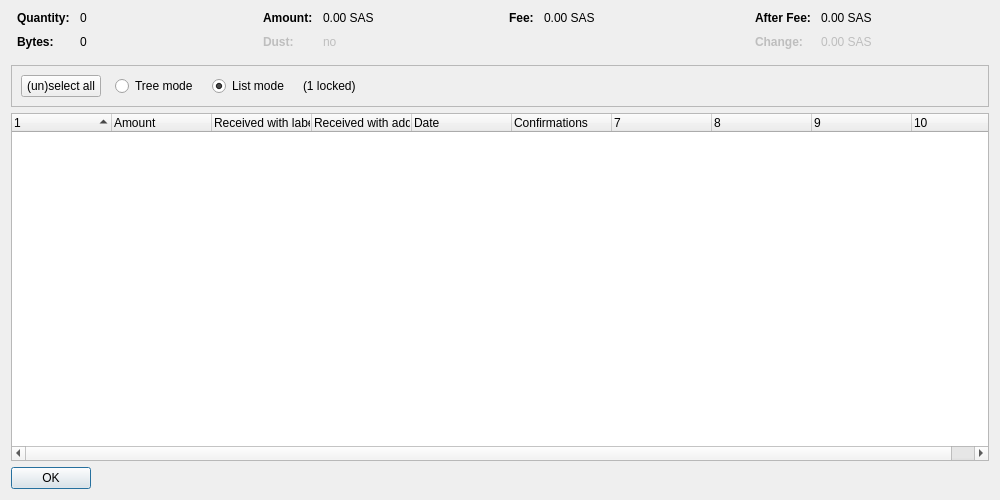
<?xml version="1.0" encoding="UTF-8"?>
<ui version="4.0">
 <class>CoinControlDialog</class>
 <widget class="QDialog" name="CoinControlDialog">
  <property name="geometry">
   <rect>
    <x>0</x>
    <y>0</y>
    <width>1000</width>
    <height>500</height>
   </rect>
  </property>
  <property name="windowTitle">
   <string>Coin Selection</string>
  </property>
  <layout class="QVBoxLayout" name="verticalLayout">
   <item>
    <layout class="QHBoxLayout" name="horizontalLayoutTop" stretch="0,0,0,0">
     <property name="topMargin">
      <number>0</number>
     </property>
     <property name="bottomMargin">
      <number>10</number>
     </property>
     <item>
      <layout class="QFormLayout" name="formLayoutCoinControl1">
       <property name="horizontalSpacing">
        <number>10</number>
       </property>
       <property name="verticalSpacing">
        <number>10</number>
       </property>
       <property name="leftMargin">
        <number>6</number>
       </property>
       <property name="rightMargin">
        <number>6</number>
       </property>
       <item row="0" column="0">
        <widget class="QLabel" name="labelCoinControlQuantityText">
         <property name="font">
          <font>
           <weight>75</weight>
           <bold>true</bold>
          </font>
         </property>
         <property name="text">
          <string>Quantity:</string>
         </property>
        </widget>
       </item>
       <item row="0" column="1">
        <widget class="QLabel" name="labelCoinControlQuantity">
         <property name="cursor">
          <cursorShape>IBeamCursor</cursorShape>
         </property>
         <property name="contextMenuPolicy">
          <enum>Qt::ActionsContextMenu</enum>
         </property>
         <property name="text">
          <string notr="true">0</string>
         </property>
         <property name="textInteractionFlags">
          <set>Qt::LinksAccessibleByMouse|Qt::TextSelectableByKeyboard|Qt::TextSelectableByMouse</set>
         </property>
        </widget>
       </item>
       <item row="1" column="0">
        <widget class="QLabel" name="labelCoinControlBytesText">
         <property name="font">
          <font>
           <weight>75</weight>
           <bold>true</bold>
          </font>
         </property>
         <property name="text">
          <string>Bytes:</string>
         </property>
        </widget>
       </item>
       <item row="1" column="1">
        <widget class="QLabel" name="labelCoinControlBytes">
         <property name="cursor">
          <cursorShape>IBeamCursor</cursorShape>
         </property>
         <property name="contextMenuPolicy">
          <enum>Qt::ActionsContextMenu</enum>
         </property>
         <property name="text">
          <string notr="true">0</string>
         </property>
         <property name="textInteractionFlags">
          <set>Qt::LinksAccessibleByMouse|Qt::TextSelectableByKeyboard|Qt::TextSelectableByMouse</set>
         </property>
        </widget>
       </item>
      </layout>
     </item>
     <item>
      <layout class="QFormLayout" name="formLayoutCoinControl2">
       <property name="horizontalSpacing">
        <number>10</number>
       </property>
       <property name="verticalSpacing">
        <number>10</number>
       </property>
       <property name="leftMargin">
        <number>6</number>
       </property>
       <property name="rightMargin">
        <number>6</number>
       </property>
       <item row="0" column="0">
        <widget class="QLabel" name="labelCoinControlAmountText">
         <property name="font">
          <font>
           <weight>75</weight>
           <bold>true</bold>
          </font>
         </property>
         <property name="text">
          <string>Amount:</string>
         </property>
        </widget>
       </item>
       <item row="0" column="1">
        <widget class="QLabel" name="labelCoinControlAmount">
         <property name="cursor">
          <cursorShape>IBeamCursor</cursorShape>
         </property>
         <property name="contextMenuPolicy">
          <enum>Qt::ActionsContextMenu</enum>
         </property>
         <property name="text">
          <string notr="true">0.00 SAS</string>
         </property>
         <property name="textInteractionFlags">
          <set>Qt::LinksAccessibleByMouse|Qt::TextSelectableByKeyboard|Qt::TextSelectableByMouse</set>
         </property>
        </widget>
       </item>
       <item row="1" column="0">
        <widget class="QLabel" name="labelCoinControlLowOutputText">
         <property name="enabled">
          <bool>false</bool>
         </property>
         <property name="font">
          <font>
           <weight>75</weight>
           <bold>true</bold>
          </font>
         </property>
         <property name="text">
          <string>Dust:</string>
         </property>
        </widget>
       </item>
       <item row="1" column="1">
        <widget class="QLabel" name="labelCoinControlLowOutput">
         <property name="enabled">
          <bool>false</bool>
         </property>
         <property name="cursor">
          <cursorShape>IBeamCursor</cursorShape>
         </property>
         <property name="contextMenuPolicy">
          <enum>Qt::ActionsContextMenu</enum>
         </property>
         <property name="text">
          <string notr="true">no</string>
         </property>
         <property name="textInteractionFlags">
          <set>Qt::LinksAccessibleByMouse|Qt::TextSelectableByKeyboard|Qt::TextSelectableByMouse</set>
         </property>
        </widget>
       </item>
      </layout>
     </item>
     <item>
      <layout class="QFormLayout" name="formLayoutCoinControl3">
       <property name="horizontalSpacing">
        <number>10</number>
       </property>
       <property name="verticalSpacing">
        <number>10</number>
       </property>
       <property name="leftMargin">
        <number>6</number>
       </property>
       <property name="rightMargin">
        <number>6</number>
       </property>
       <item row="0" column="0">
        <widget class="QLabel" name="labelCoinControlFeeText">
         <property name="font">
          <font>
           <weight>75</weight>
           <bold>true</bold>
          </font>
         </property>
         <property name="text">
          <string>Fee:</string>
         </property>
        </widget>
       </item>
       <item row="0" column="1">
        <widget class="QLabel" name="labelCoinControlFee">
         <property name="cursor">
          <cursorShape>IBeamCursor</cursorShape>
         </property>
         <property name="contextMenuPolicy">
          <enum>Qt::ActionsContextMenu</enum>
         </property>
         <property name="text">
          <string notr="true">0.00 SAS</string>
         </property>
         <property name="textInteractionFlags">
          <set>Qt::LinksAccessibleByMouse|Qt::TextSelectableByKeyboard|Qt::TextSelectableByMouse</set>
         </property>
        </widget>
       </item>
      </layout>
     </item>
     <item>
      <layout class="QFormLayout" name="formLayoutCoinControl4">
       <property name="horizontalSpacing">
        <number>10</number>
       </property>
       <property name="verticalSpacing">
        <number>10</number>
       </property>
       <property name="leftMargin">
        <number>6</number>
       </property>
       <property name="rightMargin">
        <number>6</number>
       </property>
       <item row="0" column="0">
        <widget class="QLabel" name="labelCoinControlAfterFeeText">
         <property name="font">
          <font>
           <weight>75</weight>
           <bold>true</bold>
          </font>
         </property>
         <property name="text">
          <string>After Fee:</string>
         </property>
        </widget>
       </item>
       <item row="0" column="1">
        <widget class="QLabel" name="labelCoinControlAfterFee">
         <property name="cursor">
          <cursorShape>IBeamCursor</cursorShape>
         </property>
         <property name="contextMenuPolicy">
          <enum>Qt::ActionsContextMenu</enum>
         </property>
         <property name="text">
          <string notr="true">0.00 SAS</string>
         </property>
         <property name="textInteractionFlags">
          <set>Qt::LinksAccessibleByMouse|Qt::TextSelectableByKeyboard|Qt::TextSelectableByMouse</set>
         </property>
        </widget>
       </item>
       <item row="1" column="0">
        <widget class="QLabel" name="labelCoinControlChangeText">
         <property name="enabled">
          <bool>false</bool>
         </property>
         <property name="font">
          <font>
           <weight>75</weight>
           <bold>true</bold>
          </font>
         </property>
         <property name="text">
          <string>Change:</string>
         </property>
        </widget>
       </item>
       <item row="1" column="1">
        <widget class="QLabel" name="labelCoinControlChange">
         <property name="enabled">
          <bool>false</bool>
         </property>
         <property name="cursor">
          <cursorShape>IBeamCursor</cursorShape>
         </property>
         <property name="contextMenuPolicy">
          <enum>Qt::ActionsContextMenu</enum>
         </property>
         <property name="text">
          <string notr="true">0.00 SAS</string>
         </property>
         <property name="textInteractionFlags">
          <set>Qt::LinksAccessibleByMouse|Qt::TextSelectableByKeyboard|Qt::TextSelectableByMouse</set>
         </property>
        </widget>
       </item>
      </layout>
     </item>
    </layout>
   </item>
   <item>
    <widget class="QFrame" name="frame">
     <property name="minimumSize">
      <size>
       <width>0</width>
       <height>40</height>
      </size>
     </property>
     <property name="frameShape">
      <enum>QFrame::StyledPanel</enum>
     </property>
     <property name="frameShadow">
      <enum>QFrame::Sunken</enum>
     </property>
     <layout class="QHBoxLayout" name="horizontalLayout">
      <item>
       <layout class="QHBoxLayout" name="horizontalLayoutPanel" stretch="0,0,0,0,0">
        <property name="spacing">
         <number>14</number>
        </property>
        <item>
         <widget class="QPushButton" name="pushButtonSelectAll">
          <property name="sizePolicy">
           <sizepolicy hsizetype="Maximum" vsizetype="Fixed">
            <horstretch>0</horstretch>
            <verstretch>0</verstretch>
           </sizepolicy>
          </property>
          <property name="text">
           <string>(un)select all</string>
          </property>
          <property name="autoDefault">
           <bool>false</bool>
          </property>
         </widget>
        </item>
        <item>
         <widget class="QRadioButton" name="radioTreeMode">
          <property name="sizePolicy">
           <sizepolicy hsizetype="Maximum" vsizetype="Fixed">
            <horstretch>0</horstretch>
            <verstretch>0</verstretch>
           </sizepolicy>
          </property>
          <property name="text">
           <string>Tree mode</string>
          </property>
         </widget>
        </item>
        <item>
         <widget class="QRadioButton" name="radioListMode">
          <property name="sizePolicy">
           <sizepolicy hsizetype="Maximum" vsizetype="Fixed">
            <horstretch>0</horstretch>
            <verstretch>0</verstretch>
           </sizepolicy>
          </property>
          <property name="text">
           <string>List mode</string>
          </property>
          <property name="checked">
           <bool>true</bool>
          </property>
         </widget>
        </item>
        <item>
         <widget class="QLabel" name="labelLocked">
          <property name="text">
           <string notr="true">(1 locked)</string>
          </property>
         </widget>
        </item>
        <item>
         <spacer name="horizontalSpacer">
          <property name="orientation">
           <enum>Qt::Horizontal</enum>
          </property>
          <property name="sizeHint" stdset="0">
           <size>
            <width>40</width>
            <height>20</height>
           </size>
          </property>
         </spacer>
        </item>
       </layout>
      </item>
     </layout>
    </widget>
   </item>
   <item>
    <widget class="CoinControlTreeWidget" name="treeWidget">
     <property name="contextMenuPolicy">
      <enum>Qt::CustomContextMenu</enum>
     </property>
     <property name="sortingEnabled">
      <bool>false</bool>
     </property>
     <property name="columnCount">
      <number>10</number>
     </property>
     <attribute name="headerShowSortIndicator" stdset="0">
      <bool>true</bool>
     </attribute>
     <attribute name="headerStretchLastSection">
      <bool>false</bool>
     </attribute>
     <column>
      <property name="text">
       <string/>
      </property>
     </column>
     <column>
      <property name="text">
       <string>Amount</string>
      </property>
     </column>
     <column>
      <property name="text">
       <string>Received with label</string>
      </property>
     </column>
     <column>
      <property name="text">
       <string>Received with address</string>
      </property>
     </column>
     <column>
      <property name="text">
       <string>Date</string>
      </property>
     </column>
     <column>
      <property name="text">
       <string>Confirmations</string>
      </property>
      <property name="toolTip">
       <string>Confirmed</string>
      </property>
     </column>
     <column>
      <property name="text">
       <string/>
      </property>
     </column>
     <column>
      <property name="text">
       <string/>
      </property>
     </column>
     <column>
      <property name="text">
       <string/>
      </property>
     </column>
     <column>
      <property name="text">
       <string/>
      </property>
     </column>
    </widget>
   </item>
   <item>
    <widget class="QDialogButtonBox" name="buttonBox">
     <property name="sizePolicy">
      <sizepolicy hsizetype="Maximum" vsizetype="Fixed">
       <horstretch>0</horstretch>
       <verstretch>0</verstretch>
      </sizepolicy>
     </property>
     <property name="orientation">
      <enum>Qt::Horizontal</enum>
     </property>
     <property name="standardButtons">
      <set>QDialogButtonBox::Ok</set>
     </property>
    </widget>
   </item>
  </layout>
 </widget>
 <customwidgets>
  <customwidget>
   <class>CoinControlTreeWidget</class>
   <extends>QTreeWidget</extends>
   <header>qt/coincontroltreewidget.h</header>
  </customwidget>
 </customwidgets>
 <resources/>
 <connections/>
</ui>
